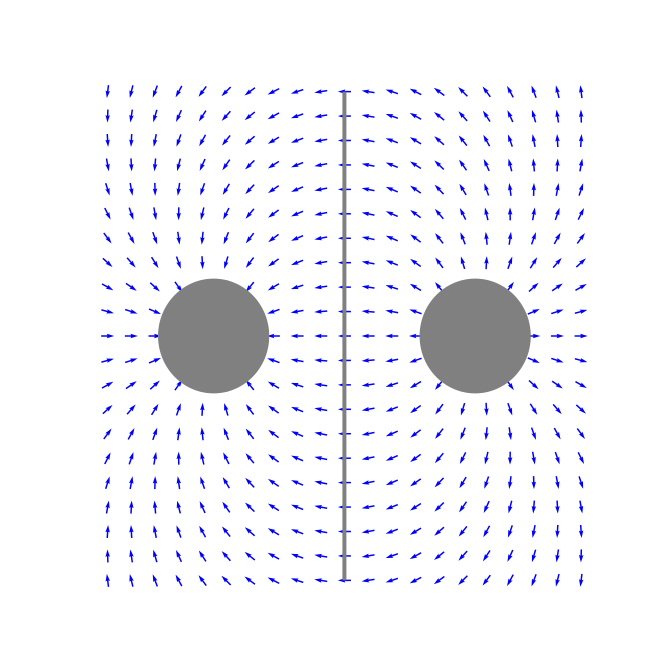

Python code for this plot:
from numpy import *
from matplotlib.pyplot import *

n=21
maxi=2
x,y = meshgrid(linspace(-maxi,maxi,n),linspace(-maxi,maxi,n))

# Se definen las componentes del campo
Ex=-(x+1)/((x+1)**2+y**2)+(x-1)/((x-1)**2+y**2)
Ey=-(y)/((x+1)**2+y**2)+(y)/((x-1)**2+y**2)
E=sqrt(Ex**2+Ey**2)

n=500
maxi=2
x2,y2 = meshgrid(linspace(-maxi,maxi,n),linspace(-maxi,maxi,n))

phi=log(((x2+1)**2+y2**2)/((x2-1)**2+y2**2))

# Grafico
figure(figsize=(7,7))
quiver(x,y,Ex/E,Ey/E, color='blue',pivot='middle',scale=40)
contour(x2,y2,phi,0,colors='grey',linewidths=3, linestyles='-')
contourf(x2,y2,phi,levels=[3,500],colors='grey')
contourf(x2,y2,phi,levels=[-3,-500],colors='grey')
xlim(-maxi*1.1,maxi*1.1)
ylim(-maxi*1.1,maxi*1.1)
axis('off')
savefig('fig-metodo-imagenes-cilindros-03.svg')

